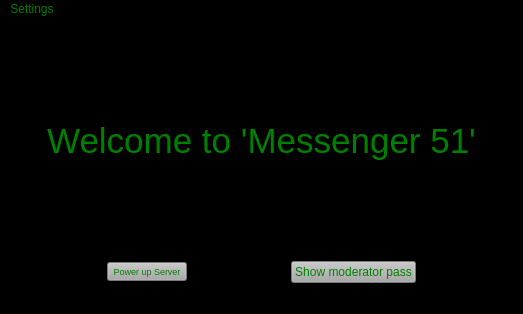
<?xml version="1.0" encoding="UTF-8"?>
<ui version="4.0">
 <class>ServerWindow</class>
 <widget class="QMainWindow" name="ServerWindow">
  <property name="geometry">
   <rect>
    <x>0</x>
    <y>0</y>
    <width>523</width>
    <height>314</height>
   </rect>
  </property>
  <property name="sizePolicy">
   <sizepolicy hsizetype="Minimum" vsizetype="Minimum">
    <horstretch>0</horstretch>
    <verstretch>0</verstretch>
   </sizepolicy>
  </property>
  <property name="windowTitle">
   <string>ServerWindow</string>
  </property>
  <property name="styleSheet">
   <string notr="true">QWidget {background-color: rgb(0, 0, 0); color: green}
QPushButton {background-color: rgb(168, 168, 168);}</string>
  </property>
  <widget class="QWidget" name="centralwidget">
   <layout class="QVBoxLayout" name="verticalLayout">
    <item>
     <widget class="QLabel" name="welcome_label">
      <property name="font">
       <font>
        <family>System</family>
        <pointsize>20</pointsize>
        <bold>false</bold>
       </font>
      </property>
      <property name="cursor">
       <cursorShape>ArrowCursor</cursorShape>
      </property>
      <property name="text">
       <string>&lt;html&gt;&lt;head/&gt;&lt;body&gt;&lt;p align=&quot;center&quot;&gt;&lt;span style=&quot; font-size:26pt;&quot;&gt;Welcome to 'Messenger 51'&lt;/span&gt;&lt;/p&gt;&lt;/body&gt;&lt;/html&gt;</string>
      </property>
     </widget>
    </item>
    <item>
     <layout class="QHBoxLayout" name="horizontalLayout">
      <item>
       <spacer name="horizontalSpacer_2">
        <property name="orientation">
         <enum>Qt::Horizontal</enum>
        </property>
        <property name="sizeHint" stdset="0">
         <size>
          <width>48</width>
          <height>20</height>
         </size>
        </property>
       </spacer>
      </item>
      <item>
       <widget class="QPushButton" name="power_server_pushButton">
        <property name="font">
         <font>
          <family>System</family>
          <pointsize>7</pointsize>
         </font>
        </property>
        <property name="text">
         <string>Power up Server</string>
        </property>
       </widget>
      </item>
      <item>
       <spacer name="horizontalSpacer">
        <property name="orientation">
         <enum>Qt::Horizontal</enum>
        </property>
        <property name="sizeHint" stdset="0">
         <size>
          <width>48</width>
          <height>20</height>
         </size>
        </property>
       </spacer>
      </item>
      <item>
       <widget class="QPushButton" name="enter_moder_pushButton">
        <property name="font">
         <font>
          <family>System</family>
         </font>
        </property>
        <property name="text">
         <string>Show moderator pass</string>
        </property>
       </widget>
      </item>
      <item>
       <spacer name="horizontalSpacer_3">
        <property name="orientation">
         <enum>Qt::Horizontal</enum>
        </property>
        <property name="sizeHint" stdset="0">
         <size>
          <width>58</width>
          <height>20</height>
         </size>
        </property>
       </spacer>
      </item>
     </layout>
    </item>
   </layout>
  </widget>
  <widget class="QStatusBar" name="statusbar"/>
  <widget class="QMenuBar" name="menuBar">
   <property name="geometry">
    <rect>
     <x>0</x>
     <y>0</y>
     <width>523</width>
     <height>21</height>
    </rect>
   </property>
   <widget class="QMenu" name="menuSettings">
    <property name="title">
     <string>Settings</string>
    </property>
    <addaction name="actionLanguage_RU"/>
    <addaction name="actionLanguage_ENG"/>
   </widget>
   <addaction name="menuSettings"/>
  </widget>
  <action name="actionLanguage_RU">
   <property name="text">
    <string>Language: RU</string>
   </property>
   <property name="font">
    <font>
     <family>Bahnschrift</family>
     <pointsize>10</pointsize>
     <bold>false</bold>
    </font>
   </property>
  </action>
  <action name="actionLanguage_ENG">
   <property name="text">
    <string>Language: ENG</string>
   </property>
  </action>
 </widget>
 <resources/>
 <connections/>
</ui>
